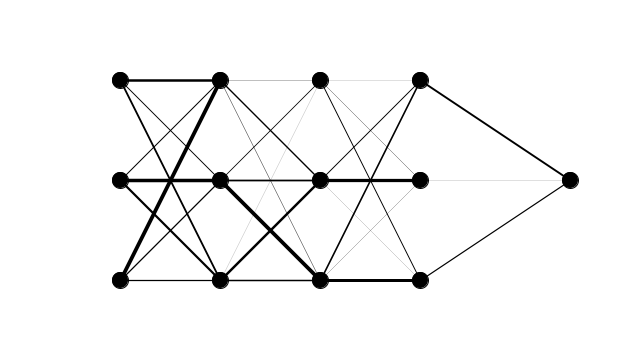
Frame 1 (no input)
Frame 60 (the mouse pressed at the canvas centre just before this capture): identical to frame 1, image omitted
Frame 120 (the mouse held since frame 60 and released just before this capture): identical to frame 1, image omitted

The Processing sketch that drew this single still picture (run headless with seeded random() and noise(); from frame 60 on, the mouse is pressed at the canvas centre):

// Processing sketch: layered_network
// ── layered_network.pde
class Neuron {
    PVector location;
    ArrayList<Connection> connections;

    Neuron(float x, float y) {
        location = new PVector(x, y);
        connections = new ArrayList<Connection>();
    }

    void connect(Neuron n) {
        Connection c = new Connection(this, n, random(1));
        connections.add(c);
    } 

    void display() {
        stroke(0);
        strokeWeight(1);
        fill(0);
        ellipse(location.x, location.y, 16, 16);

        for (Connection c : connections) {
            c.display();
        }
    }
}

class Connection {
    float weight;
    Neuron a;
    Neuron b;

    Connection(Neuron from, Neuron to, float w) {
        weight = w;
        a = from;
        b = to;
    }

    void display() {
        stroke(0);
        strokeWeight(weight * 4);
        line(a.location.x, a.location.y, b.location.x, b.location.y);
    }
}

class Network {
    ArrayList<Neuron> neurons;
    PVector location;
  
    Network(int layers, int inputs, int outputs) {
        location = new PVector(width / 2, height / 2);
        neurons = new ArrayList<Neuron>();
    
        Neuron output = new Neuron(250, 0);
        for (int i = 0; i < layers; i++) {
            for (int j = 0; j < inputs; j++) {
                float x = map(i, 0, layers, -200, 200);
                float y = map(j, 0, inputs-1, -100, 100);
                println(j + " " + y);
                Neuron n = new Neuron(x, y);
        
                if (i > 0) {
                    for (int k = 0; k < inputs; k++) {
                        Neuron prev = neurons.get(neurons.size() - inputs + k - j); 
                        prev.connect(n);
                    }
                }
        
                if (i == layers - 1) {
                    n.connect(output);
                }
                neurons.add(n);
            }
        } 
        neurons.add(output);
    }

    void display() {
        pushMatrix();
        translate(location.x, location.y);
        for (Neuron n : neurons) {
            n.display();
        }
        popMatrix();
    }
}

Network network;

void setup() {
    size(640, 360); 
    smooth();
    network = new Network(4, 3, 1);
}

void draw() {
    background(255);
    network.display();
}
